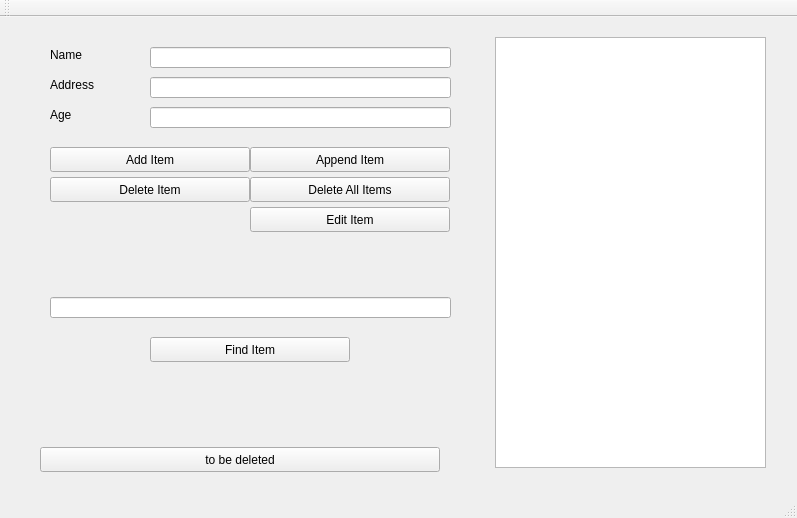
<?xml version="1.0" encoding="UTF-8"?>
<ui version="4.0">
 <class>MainWindow</class>
 <widget class="QMainWindow" name="MainWindow">
  <property name="geometry">
   <rect>
    <x>0</x>
    <y>0</y>
    <width>797</width>
    <height>518</height>
   </rect>
  </property>
  <property name="windowTitle">
   <string>MainWindow</string>
  </property>
  <widget class="QWidget" name="centralWidget">
   <widget class="QLabel" name="errorLabel">
    <property name="geometry">
     <rect>
      <x>160</x>
      <y>240</y>
      <width>231</width>
      <height>16</height>
     </rect>
    </property>
    <property name="text">
     <string/>
    </property>
   </widget>
   <widget class="QPushButton" name="createListButton">
    <property name="geometry">
     <rect>
      <x>40</x>
      <y>430</y>
      <width>400</width>
      <height>25</height>
     </rect>
    </property>
    <property name="text">
     <string>to be deleted</string>
    </property>
   </widget>
   <widget class="QPushButton" name="addItemButton">
    <property name="geometry">
     <rect>
      <x>50</x>
      <y>130</y>
      <width>200</width>
      <height>25</height>
     </rect>
    </property>
    <property name="text">
     <string>Add Item</string>
    </property>
   </widget>
   <widget class="QPushButton" name="appendItemButton">
    <property name="geometry">
     <rect>
      <x>250</x>
      <y>130</y>
      <width>200</width>
      <height>25</height>
     </rect>
    </property>
    <property name="text">
     <string>Append Item</string>
    </property>
   </widget>
   <widget class="QListWidget" name="listWidget">
    <property name="geometry">
     <rect>
      <x>495</x>
      <y>20</y>
      <width>271</width>
      <height>431</height>
     </rect>
    </property>
   </widget>
   <widget class="QLineEdit" name="addressLineEdit">
    <property name="geometry">
     <rect>
      <x>150</x>
      <y>60</y>
      <width>301</width>
      <height>21</height>
     </rect>
    </property>
   </widget>
   <widget class="QPushButton" name="findItemButton">
    <property name="geometry">
     <rect>
      <x>150</x>
      <y>320</y>
      <width>200</width>
      <height>25</height>
     </rect>
    </property>
    <property name="text">
     <string>Find Item</string>
    </property>
   </widget>
   <widget class="QPushButton" name="deleteItemButton">
    <property name="geometry">
     <rect>
      <x>50</x>
      <y>160</y>
      <width>200</width>
      <height>25</height>
     </rect>
    </property>
    <property name="text">
     <string>Delete Item</string>
    </property>
   </widget>
   <widget class="QPushButton" name="deleteAllButton">
    <property name="geometry">
     <rect>
      <x>250</x>
      <y>160</y>
      <width>200</width>
      <height>25</height>
     </rect>
    </property>
    <property name="text">
     <string>Delete All Items</string>
    </property>
   </widget>
   <widget class="QLineEdit" name="nameLineEdit">
    <property name="geometry">
     <rect>
      <x>150</x>
      <y>30</y>
      <width>301</width>
      <height>21</height>
     </rect>
    </property>
   </widget>
   <widget class="QLabel" name="label_2">
    <property name="geometry">
     <rect>
      <x>50</x>
      <y>30</y>
      <width>57</width>
      <height>16</height>
     </rect>
    </property>
    <property name="text">
     <string>Name</string>
    </property>
   </widget>
   <widget class="QLabel" name="label_3">
    <property name="geometry">
     <rect>
      <x>50</x>
      <y>60</y>
      <width>57</width>
      <height>16</height>
     </rect>
    </property>
    <property name="text">
     <string>Address</string>
    </property>
   </widget>
   <widget class="QLineEdit" name="ageLineEdit">
    <property name="geometry">
     <rect>
      <x>150</x>
      <y>90</y>
      <width>301</width>
      <height>21</height>
     </rect>
    </property>
   </widget>
   <widget class="QLabel" name="label_4">
    <property name="geometry">
     <rect>
      <x>50</x>
      <y>90</y>
      <width>57</width>
      <height>16</height>
     </rect>
    </property>
    <property name="text">
     <string>Age</string>
    </property>
   </widget>
   <widget class="QLineEdit" name="findItemLineEdit">
    <property name="geometry">
     <rect>
      <x>50</x>
      <y>280</y>
      <width>401</width>
      <height>21</height>
     </rect>
    </property>
   </widget>
   <widget class="QPushButton" name="editItemButton">
    <property name="geometry">
     <rect>
      <x>250</x>
      <y>190</y>
      <width>200</width>
      <height>25</height>
     </rect>
    </property>
    <property name="text">
     <string>Edit Item</string>
    </property>
   </widget>
  </widget>
  <widget class="QMenuBar" name="menuBar">
   <property name="geometry">
    <rect>
     <x>0</x>
     <y>0</y>
     <width>797</width>
     <height>20</height>
    </rect>
   </property>
  </widget>
  <widget class="QToolBar" name="mainToolBar">
   <attribute name="toolBarArea">
    <enum>TopToolBarArea</enum>
   </attribute>
   <attribute name="toolBarBreak">
    <bool>false</bool>
   </attribute>
  </widget>
  <widget class="QStatusBar" name="statusBar"/>
 </widget>
 <layoutdefault spacing="6" margin="11"/>
 <resources/>
 <connections/>
</ui>
